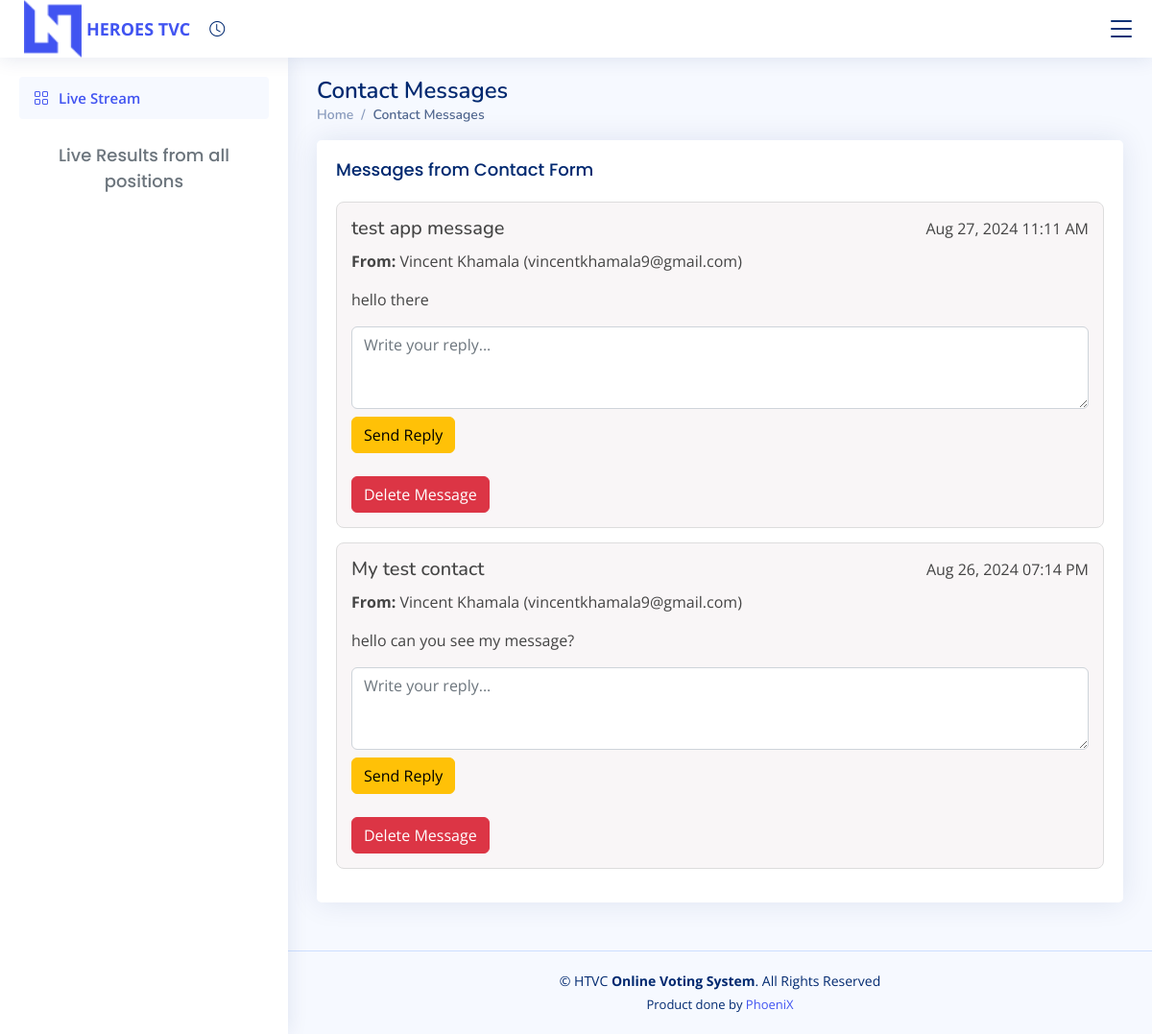
Page /admin/contact_replies.php (signed in) on the earlier database version.
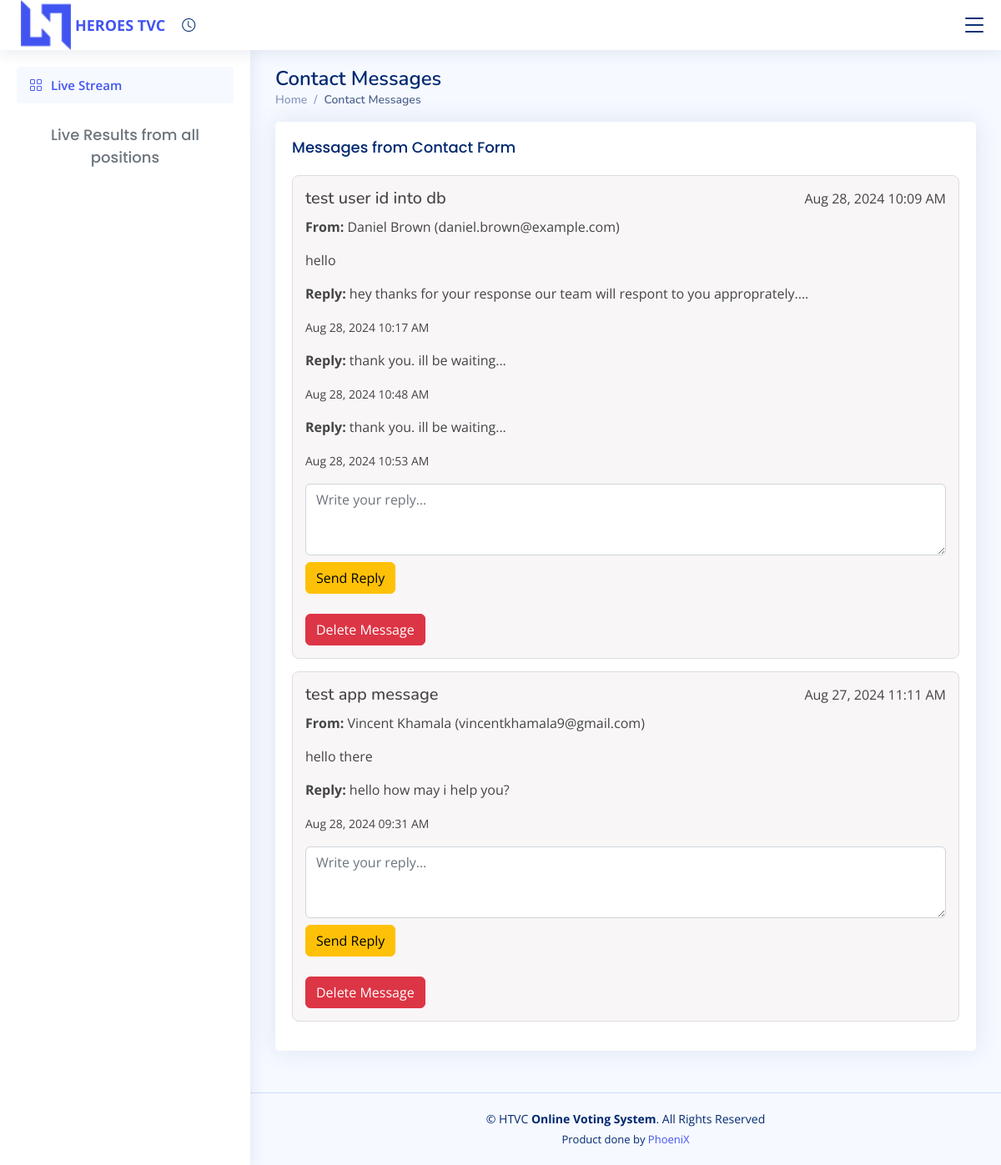
Same page on the later database version.
### tables this page shows
CREATE TABLE `contact_us` (
  `id` int(11) NOT NULL,
  `member_id` int(11) NOT NULL,
  `name` varchar(255) NOT NULL,
  `email` varchar(255) NOT NULL,
  `subject` varchar(255) NOT NULL,
  `message` text NOT NULL,
  `created_at` timestamp NOT NULL DEFAULT current_timestamp(),
  `user_deleted` tinyint(1) DEFAULT 0
);

CREATE TABLE `contact_replies` (
  `id` int(11) NOT NULL,
  `contact_id` int(11) NOT NULL,
  `reply_message` text NOT NULL,
  `reply_by` text NOT NULL,
  `reply_date` timestamp NOT NULL DEFAULT current_timestamp()
);

### admin/contact_replies.php (the view, shortened to what this page needs)
<?php
include('include/header.php');
include('../connection.php');
?>
<!DOCTYPE html>
<html lang="en">
<head>
</head>
<body>
    <aside id="live-results-sidebar" class="sidebar">
        <ul class="sidebar-nav" id="">
            <li class="nav-item">
                <a class="nav-link" href="">
                    <i class="bi bi-grid"></i>
                    <span>Live Stream</span>
                </a>
                <div class="col-md-12 my-1" id="live-results-sidebar">
                    <div class="container">
                        <div class="card-body">
                            <p class="card-title text-center text-muted">Live Results from all positions</p>
                        </div>
                    </div>
                </div>
            </li>
        </ul>
    </aside>
    <main id="main" class="main">
        <div class="pagetitle">
            <h1>Contact Messages</h1>
            <nav>
                <ol class="breadcrumb">
                    <li class="breadcrumb-item"><a href="index.php">Home</a></li>
                    <li class="breadcrumb-item active">Contact Messages</li>
                </ol>
            </nav>
        </div>
        <section class="section dashboard">
            <div class="row">
                <div class="col-12">
                    <div class="card">
                        <div class="card-body">
                            <h5 class="card-title">Messages from Contact Form</h5>
                            <?php
                            $query = "SELECT * FROM contact_us ORDER BY created_at DESC";
                            $result = $conn->query($query);
                            if ($result->num_rows > 0) {
                                while ($row = $result->fetch_assoc()) {
                                    echo '<div class="message-card">';
                                    echo '<div class="message-header">';
                                    echo '<h5>' . htmlspecialchars($row['subject']) . '</h5>';
                                    echo '<span>' . date('M d, Y h:i A', strtotime($row['created_at'])) . '</span>';
                                    echo '</div>';
                                    echo '<p><strong>From:</strong> ' . htmlspecialchars($row['name']) . ' (' . htmlspecialchars($row['email']) . ')</p>';
                                    echo '<div class="message-body">';
                                    echo '<p>' . htmlspecialchars($row['message']) . '</p>';
                                    echo '</div>';
                                    $contact_id = $row['id'];
                                    $replies_query = "SELECT * FROM contact_replies WHERE contact_id = $contact_id ORDER BY reply_date ASC";
                                    $replies_result = $conn->query($replies_query);
                                    if ($replies_result->num_rows > 0) {
                                        echo '<div class="replies">';
                                        while ($reply = $replies_result->fetch_assoc()) {
                                            echo '<div class="reply-card">';
                                            echo '<p><strong>Reply:</strong> ' . htmlspecialchars($reply['reply_message']) . '</p>';
                                            echo '<p><small>' . date('M d, Y h:i A', strtotime($reply['reply_date'])) . '</small></p>';
                                            echo '</div>';
                                        }
                                        echo '</div>';
                                    }
                                    echo '
                                        <form method="POST" action="" class="mt-3">
                                            <input type="hidden" name="contact_id" value="' . $row['id'] . '">
                                            <textarea name="reply_message" class="form-control" rows="3" placeholder="Write your reply..." required></textarea>
                                            <button type="submit" name="reply" class="btn btn-warning mt-2">Send Reply</button>
                                        </form>
                                    ';
                                    echo '
                                        <form method="POST" action="" class="mt-3">
                                            <input type="hidden" name="delete_contact_id" value="' . $row['id'] . '">
                                            <button type="submit" name="delete" class="btn btn-danger mt-2">Delete Message</button>
                                        </form>
                                    ';
                                    echo '</div>';
                                }
                            } else {
                                echo '<p>No messages found.</p>';
                            }
                            ?>
                        </div>
                    </div>
                </div>
            </div>
        </section>
    </main>
    <?php include('include/footer.php'); ?>
</body>
</html>

### admin/include/header.php (shortened to what this page needs)
<!DOCTYPE html>
<html lang="en">
<head>
  <link href="assets/vendor/bootstrap/css/bootstrap.min.css" rel="stylesheet">
  <link href="assets/vendor/bootstrap-icons/bootstrap-icons.css" rel="stylesheet">
  <link href="assets/vendor/boxicons/css/boxicons.min.css" rel="stylesheet">
  <link href="assets/vendor/quill/quill.snow.css" rel="stylesheet">
  <link href="assets/vendor/quill/quill.bubble.css" rel="stylesheet">
  <link href="assets/vendor/remixicon/remixicon.css" rel="stylesheet">
  <link href="assets/vendor/simple-datatables/style.css" rel="stylesheet">
  <link href="assets/css/style.css" rel="stylesheet">
</head>
<body>
  <header id="header" class="header fixed-top d-flex align-items-center">
    <div class="d-flex align-items-center justify-content-between">
      <a href="index.php" class="d-flex align-items-center">
        <img src="assets/img/logo.png" alt="Logo" style="height:70px; width:70px; padding:5px;">
        <span class="d-none d-lg-block" style="font-weight:bold; font-size:18px; ">HEROES TVC</span>
      </a>
      <i class="bi bi-clock toggle-sidebar-btn" style="margin:10px;font-size:16px;"></i>
    </div>
    <nav class="header-nav ms-auto">
      <ul class="d-flex align-items-center">
        <li class="nav-item dropdown pe-3">
          <a class="nav-link nav-profile d-flex align-items-center pe-0" href="#" data-bs-toggle="dropdown">
            <i class="bi bi-list toggle-sidebar-btn"></i>
          </a>
        </li>
      </ul>
    </nav>
  </header>
</body>
</html>

### admin/include/footer.php (shortened to what this page needs)
<footer id="footer" class="footer">
  <div class="copyright">
    &copy; HTVC <strong><span>Online Voting System</span></strong>. All Rights Reserved
  </div>
  <div class="credits">
  Product done by <a href="https://www.github.com/vincent254-hub">Phoeni<span>X</span></a>
  </div>
</footer>

### admin/assets/css/style.css (style rules this page uses)
:root { scroll-behavior: smooth; }
body { font-family: "Open Sans", sans-serif; background: #f6f9ff; color: #444444; }
a { color: #4154f1; text-decoration: none; }
h1, h2, h3, h4, h5, h6 { font-family: "Nunito", sans-serif; }
#main { margin-top: 60px; padding: 20px 30px; transition: all 0.3s; }
.pagetitle { margin-bottom: 10px; }
.pagetitle h1 { font-size: 24px; margin-bottom: 0; font-weight: 600; color: #012970; }
.card { margin-bottom: 30px; border: none; border-radius: 5px; box-shadow: 0px 0 30px rgba(1, 41, 112, 0.1); }
.card-title { padding: 20px 0 15px 0; font-size: 18px; font-weight: 500; color: #012970; font-family: "Poppins", sans-serif; }
.card-body { padding: 0 20px 20px 20px; }
.breadcrumb { font-size: 14px; font-family: "Nunito", sans-serif; color: #899bbd; font-weight: 600; }
.breadcrumb a { color: #899bbd; transition: 0.3s; }
.breadcrumb .breadcrumb-item::before { color: #899bbd; }
.breadcrumb .active { color: #51678f; font-weight: 600; }
.header { transition: all 0.5s; z-index: 997; height: 60px; box-shadow: 0px 2px 20px rgba(1, 41, 112, 0.1); background-color: #fff; padding-left: 20px; }
.header .toggle-sidebar-btn { font-size: 32px; padding-left: 10px; cursor: pointer; color: #012970; }
.header-nav ul { list-style: none; }
.header-nav>ul { margin: 0; padding: 0; }
.header-nav .nav-profile { color: #012970; }
.sidebar { position: fixed; top: 60px; left: 0; bottom: 0; width: 300px; z-index: 996; transition: all 0.3s; padding: 20px; overflow-y: auto; scrollbar-width: thin; scrollbar-color: #aab7cf transparent; box-shadow: 0px 0px 20px rgba(1, 41, 112, 0.1); background-color: #fff; }
@media (min-width: 1200px) { #main, #footer { margin-left: 300px; } }
.sidebar-nav { padding: 0; margin: 0; list-style: none; }
.sidebar-nav li { padding: 0; margin: 0; list-style: none; }
.sidebar-nav .nav-item { margin-bottom: 5px; }
.sidebar-nav .nav-link { display: flex; align-items: center; font-size: 15px; font-weight: 600; color: #4154f1; transition: 0.3; background: #f6f9ff; padding: 10px 15px; border-radius: 4px; }
.sidebar-nav .nav-link i { font-size: 16px; margin-right: 10px; color: #4154f1; }
.footer { padding: 20px 0; font-size: 14px; transition: all 0.3s; border-top: 1px solid #cddfff; }
.footer .copyright { text-align: center; color: #012970; }
.footer .credits { padding-top: 5px; text-align: center; font-size: 13px; color: #012970; }

### admin/contact_replies.php (style rules this page uses)
.message-card { border: 1px solid #ddd; border-radius: 8px; margin-bottom: 15px; padding: 15px; background-color: #f9f6f7; max-width: 800px; margin-left: auto; margin-right: auto; }
.message-header { display: flex; justify-content: space-between; align-items: center; margin-bottom: 10px; }
.message-header h5 { margin: 0; }
.message-body { margin-top: 10px; }

Differences in the rows shown:
removed contact_us: subject "My test contact", created_at "Aug 26, 2024 07:14 PM", name "Vincent Khamala", email "vincentkhamala9@gmail.com", message "hello can you see my message?"
added contact_us: subject "test user id into db", created_at "Aug 28, 2024 10:09 AM", name "Daniel Brown", email "daniel.brown@example.com", message "hello"
added contact_replies: reply_message "hey thanks for your response our team will respont to you approprately....", reply_date "Aug 28, 2024 10:17 AM", shown under "test user id into db"
added contact_replies: reply_message "thank you. ill be waiting...", reply_date "Aug 28, 2024 10:48 AM", shown under "test user id into db"
added contact_replies: reply_message "thank you. ill be waiting...", reply_date "Aug 28, 2024 10:53 AM", shown under "test user id into db"
added contact_replies: reply_message "hello how may i help you?", reply_date "Aug 28, 2024 09:31 AM", shown under contact_us "test app message"
